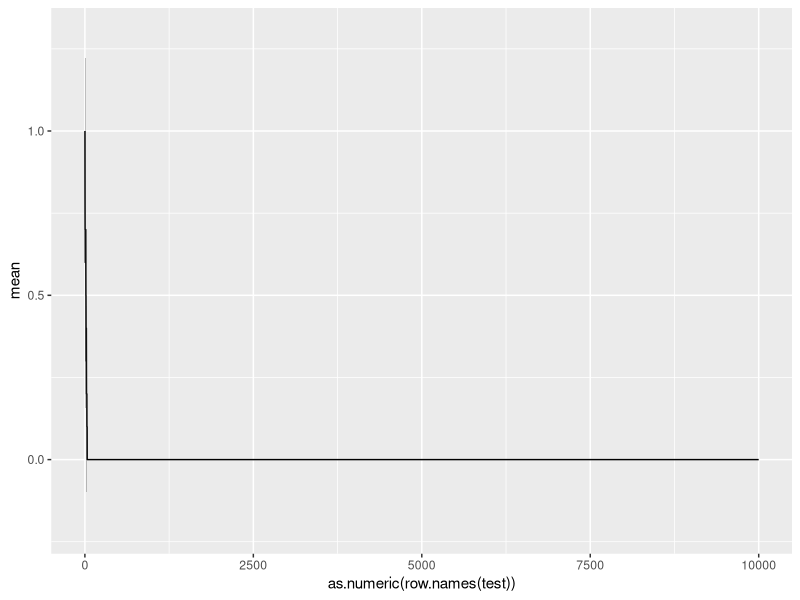

This chart was generated by the following R code: (Note: a time limit stopped this script after it produced the figure.)
library(ggplot2)
library(reshape2)
library(grid)
library(gridExtra)
####Functions####
#Per time step, generates the new generation
#i is population of A, N is total population
#Ra and Rb are fitness of A and B
generator <- function (i, N, Ra, Rb) {
  #Prob of A giving birth
  p.bir <- (Ra*i)/((Ra*i) + (Rb*(N-i)))
  
  #Prob of A dying
  p.death <- (i/N)
  
  
  #Selecting who gives birth
  if (runif(1) < p.bir) {
    i <- i + 1 #If we select a, then a grows by 1
  } else {
    i <- i #If we select b, then a is steady
  }
  
  
  #Selecting who dies
  if (runif(1) < p.death) {
    i <- i - 1 #If we select a, then a reduces by 1
  } else {
    i <- i #If we select b, then a is steady
  }
  
  #Spit out number of a
  return(i)
}

#Takes the generator function and performs it across
#Many time steps for a specified number of reps
#Spits out a Mean with upper and lower confidence bounds
moran.process <- function (i, N, Ra, Rb, rep, step) {

#Sets up a matrix where each row is a time step
#Each column is a replicate
mat <- matrix(nrow = step, ncol = rep)

#Recording the origial i for each rep reset
orig.i <- i

#Loop, for each p (a rep), calculate the needed generations
#Then reset back the original i and repeat for a new column
for (p in 1:rep) {
  i <- orig.i
  for (q in 1:step) {
    mat[q, p] <- i
    i <- generator(i, N = N, Ra = Ra, Rb = Rb)
  }
}

#Generating a summary matrix with mean and confidence intervals
sum.mat <- matrix(nrow = step, ncol = 3)

#First column is mean, and second column are standard error
sum.mat[,1] <- apply(mat, 1, mean)
sum.mat[,2] <- apply(mat, 1, function (x) (2*(sd(x))/sqrt(rep)))
sum.mat[,3] <- apply(mat, 1, function (x) (2*(sd(x))/sqrt(rep)))

#Lower Bound (95%)
sum.mat[,2] <- sum.mat[,1] - sum.mat[,2]

#Upper Bound (95%)
sum.mat[,3] <- sum.mat[,1] + sum.mat[,3]

#Naming columns
colnames(sum.mat) <- c("mean", "lower_bound", "upper_bound")

return(as.data.frame(sum.mat))
}

#Repeats generator function until i = 0 or N
#Returns number of time steps to extinction for x reps
extinguisher <- function (i, N, Ra, Rb, rep) {
  #Matrix to capture time steps to extinction
  mat <- matrix(nrow = rep, ncol = 1)
  
  #Retaining original i
  orig.i <- i
  

  
  #Run Moran Process Until i = 0 or i = N
  for (x in 1:rep) {
    #Start counter at 1, resets with each loop
    #logic is that if at i = N or 0, takes 0 steps to fix
    count <- 0
    
    #Reset i to original value
    i <- orig.i
    
    while (i != 0 & i != N)
    {
      i <- generator(i, N = N, Ra = Ra, Rb = Rb)
      count <- count + 1
    }
    
    #Record value in capture matrix
    mat[x, 1] <- count
    
  }
  
return(mat)  
  
}

#Repeats generator function until i = N
#If i = 0, restarts the function until i = N
#Returns average number of time steps to fixation of i
extinguisher.mut <- function (i, N, Ra, Rb, rep) {
  #Matrix to capture time steps to extinction
  mat <- matrix(nrow = rep, ncol = 1)
  
  #Retaining original i
  orig.i <- i
  
  #Run Moran Process Until i = 0 or i = N
  for (x in 1:rep) {
    #Start counter at 0, resets with each loop
    #logic is that if at i = N or 0, takes 0 steps to fix
    count <- 0
    
    #Reset i to original value
    i <- orig.i
    
    while (i != N) { #Keep loop going until i = N
      i <- generator(i, N = N, Ra = Ra, Rb = Rb) #Generate new i
      if (i == 0) { #if i goes extinct, gotta reset everything
        count <- 0 #count resets to 0
        i <- orig.i #i resets to original value
      } else {
        count <- count + 1 #If i didn't go to 0, add 1 to count
      }
    }
    #Record value in capture matrix
    mat[x, 1] <- count
    
  }
  
  #Returns average and standard deviation
  return(c(mean(mat), sd(mat)))
  
}


#Repeats generator function for a specified number of steps
#Asks if extinction was reached
#Reports proportion of reps that reached extinction 
fixer <- function (i, N, Ra, Rb, rep, step) {
#Sets counter to 0
count <- 0

#Record original i
orig.i <- i

  for (p in 1:rep) { #For how many ever reps
    i <- orig.i #Ensure i is set to original value
    for (q in 1:step) {
      i <- generator(i, N = N, Ra = Ra, Rb = Rb) #Run Moran Process for specified steps
    }
    if (i == N | i == 0) { #if i reaches extinaction, add 1 to counter
      count <- count + 1} else { #if it didn't, add zero to counter
        count <- count + 0
      }
  }

prop <- (count/rep) #Proportion of reps that reached extinction
return(prop)
}


#Repeats generator function for a specified number of steps
#Asks specifically if i (the mutant) has fixed
#Reports proportion of reps that reached fixation of i
fixer.mut <- function (i, N, Ra, Rb, rep) {
  #Sets counter to 0
  count <- 0
  
  #Record original i
  orig.i <- i
  
  for (p in 1:rep) { #For how many ever reps
    i <- orig.i #Ensure i is set to original value
    while (i != 0 & i != N)
    {
      i <- generator(i, N = N, Ra = Ra, Rb = Rb)
    }
    if (i == N) { #if i reaches fixation, add 1 to counter
      count <- count + 1} else { #if it didn't, add zero to counter
        count <- count + 0
      }
  }
  
  prop <- (count/rep) #Proportion of reps that reached extinction
  return(prop)
}


####Question 1: Basic Process over different N, N_0, and r####
#testing this out
test <- moran.process(1, 10, 1, 2, 10, 10000)

#test plot
ggplot(test, aes(x = as.numeric(row.names(test)), y = mean)) +
    geom_line()+
    geom_ribbon(aes(ymin=lower_bound,ymax=upper_bound), alpha=0.3)


#Set of populations
pop <- c(10, 100, 1000, 10000)

#Set of initial proportions of A
init.prop <- c(.3, .5, .7)

#Number of time steps
step <- 5000

vars <- as.data.frame(expand.grid(
                              N = pop,
                              i = init.prop, 
                              Ra = c(0.5, 0.75, 0.9, 0.99, 1, 1.01, 1.1, 1.5, 2),
                              Rb = 1, 
                              rep = 20, 
                              step = step))

#True initial i based off proportion of N
vars$i <- vars$i*vars$N

#applying all the variables to function
master <- mapply(moran.process, i = vars$i, 
                                N = vars$N, 
                                Ra = vars$Ra, 
                                Rb = vars$Rb, 
                                rep = vars$rep, 
                                step = vars$step, SIMPLIFY = FALSE)

#creating a dataframe 
master.sum <- do.call(rbind, master)

#Appending original variable  to the results
for (q in 1:nrow(vars)) {
  master.sum$i[(1+step*(q-1)):(step*q)] <- vars$i[q]
  master.sum$N[(1+step*(q-1)):(step*q)] <- vars$N[q]
  master.sum$R[(1+step*(q-1)):(step*q)] <- vars$Ra[q]
  master.sum$time[(1+step*(q-1)):(step*q)] <- 1:step
}

#Normalizing initial population and mean
master.sum$mean <- master.sum$mean/master.sum$N
master.sum$upper_bound <- master.sum$upper_bound/master.sum$N
master.sum$lower_bound <- master.sum$lower_bound/master.sum$N
master.sum$i <- master.sum$i/master.sum$N

#Converting initial pop, total pop size, and fitness ratio to factors
master.sum$i <- as.factor(master.sum$i)
master.sum$N <- as.factor(master.sum$N)
master.sum$R <- as.factor(master.sum$R)

#Naming Things Well
levels(master.sum$i) <- c("Init. Proportion of A = .3",
                          "Init. Proportion of A = .5",
                          "Init. Proportion of A = .7")

levels(master.sum$N) <- c("Total Population = 10",
                          "Total Population = 100",
                          "Total Population = 1000",
                          "Total Population = 10000")

#Changing order of levels for plot
master.sum$i <- factor(master.sum$i, levels = c("Init. Proportion of A = .7",
                                                "Init. Proportion of A = .5",
                                                "Init. Proportion of A = .3")) 





#Plotting everything
fig.1 <- ggplot(master.sum, aes(x = time, y = mean, color=R,
                       ymin=lower_bound, ymax=upper_bound, fill = R)) +
  geom_line() +
  geom_ribbon(alpha=0.3, color = NA) +
  facet_grid(i ~ N) +
  labs(color = "Fitness Ratio \nof A/B",
       fill = "Fitness Ratio \nof A/B",
       x = "Time Steps",
       y = "Proportion of A in Population",
       subtitle = "")  + 
  guides(fill = guide_legend(reverse = TRUE),
         color = guide_legend(reverse = TRUE))

#Saving as PNG
ggsave("Moran_Eash.png", plot = fig.1,
       scale = 1, width = 12, height = 8, units = "in",
       dpi = 400)

####Question 2: Extinction Times over different N, N_0 and r####
#Set of populations
pop <- c(10, 50, 100, 500)

#Set of initial proportions of A
init.prop <- c(.3, .5, .7)

rep <- 100

vars <- as.data.frame(expand.grid(
  N = pop,
  i = init.prop, 
  Ra = c(0.5, 0.75, 0.9, 0.99, 1, 1.01, 1.1, 1.5, 2),
  Rb = 1, 
  rep = 100))

#True initial i based off proportion of N
vars$i <- vars$i*vars$N

#applying all the variables to function
master <- mapply(extinguisher, i = vars$i, 
                 N = vars$N, 
                 Ra = vars$Ra, 
                 Rb = vars$Rb, 
                 rep = vars$rep, SIMPLIFY = FALSE)

master.sum <- do.call(rbind, master)
master.sum <- as.data.frame(master.sum)

#Appending original variable  to the results
for (q in 1:nrow(vars)) {
  master.sum$i[(1+rep*(q-1)):(rep*q)] <- vars$i[q]
  master.sum$N[(1+rep*(q-1)):(rep*q)] <- vars$N[q]
  master.sum$R[(1+rep*(q-1)):(rep*q)] <- vars$Ra[q]
  master.sum$rep[(1+rep*(q-1)):(rep*q)] <- 1:rep
}


#Converting i back to porpotion 
master.sum$i <- master.sum$i/master.sum$N

#Converting initial pop, total pop size, and fitness ratio to factors
master.sum$i <- as.factor(master.sum$i)
master.sum$N <- as.factor(master.sum$N)
master.sum$R <- as.factor(master.sum$R)


#Naming Things Well
levels(master.sum$i) <- c("Init. Proportion of A = .3",
                          "Init. Proportion of A = .5",
                          "Init. Proportion of A = .7")

levels(master.sum$N) <- c("Total Population = 10",
                          "Total Population = 50",
                          "Total Population = 100",
                          "Total Population = 500")

#Changing order of levels for plot
master.sum$i <- factor(master.sum$i, levels = c("Init. Proportion of A = .7",
                                                "Init. Proportion of A = .5",
                                                "Init. Proportion of A = .3")) 


fig.2 <- ggplot(master.sum, aes(x = R, y = V1, color = i)) +
  scale_y_continuous(trans='log10') +
  geom_boxplot(outlier.shape = NA) +
  facet_grid(~N) +
  labs(color = "Initial Proportion of A",
       x = "Relative Fitness of A over B",
       y = "Average Extinction Time (LOG SCALE)",
       subtitle = "")  

#Saving as PNG
ggsave("extinct_time_Eash.png", plot = fig.2,
       scale = 1, width = 16, height = 8, units = "in",
       dpi = 400)

#####Question 3: Recreating Graphs####
#Graph 1 Fix probability vs Selective Advantage of Mutant
#N = 50
#Sims = 1500
#A = 1
#Selective Advtange ranges from 1 to 5 by .2
#Standard Error of Proportion
vars <- as.data.frame(expand.grid(
  N = 50,
  i = 1, 
  Ra = seq(1, 5 ,.2),
  Rb = 1, 
  rep = 1000))

fig3a.dat <- mapply(fixer.mut, i = vars$i, N = vars$N, 
                    Ra = vars$Ra, Rb = vars$Rb, 
                    rep = vars$rep, SIMPLIFY = TRUE)


fig3a.dat.form <- as.data.frame(cbind(vars, fig3a.dat))
fig3a.dat.form$err <- sqrt((fig3a.dat.form$fig3a.dat*(1-fig3a.dat.form$fig3a.dat))/fig3a.dat.form$rep)


fig.3a <- ggplot(fig3a.dat.form, aes(x = Ra, y = fig3a.dat, 
                                     ymin=fig3a.dat-err, ymax=fig3a.dat+err)) +
  geom_point() + 
  geom_ribbon(alpha=0.3, color = NA) +
  labs(x = "Relative Fitness of Mutant A over B",
       y = "Fixation Probability \n(1000 Simulations)",
       subtitle = "") + 
  annotate(geom="text", x=4, y=.1, label="N = 50 \nInitial Mutant A Population = 1",
                                 color="black")

fig.3a



#Graph 2 Fix Time vs Selective Advantage of Mutant
#N = 50
#Rep = 50
#A = 1
#Selective Advtange ranges from 1 to 5 by .2
#Standard Error of Mean
vars <- as.data.frame(expand.grid(
    N = 50,
    i = 1, 
    Ra = seq(1, 5 ,.2),
    Rb = 1, 
    rep = 1000))

fig3b.dat <- mapply(extinguisher.mut, i = vars$i, N = vars$N, 
                    Ra = vars$Ra, Rb = vars$Rb, 
                    rep = vars$rep, SIMPLIFY = TRUE)

fig3b.dat.form <- as.data.frame(cbind(vars, t(fig3b.dat)))
colnames(fig3b.dat.form) <- c("N", "i", "Ra", "Rb", 
                              "rep", "mean", "sd") 

fig3b.dat.form$sderr <- fig3b.dat.form$sd


fig.3b <- ggplot(fig3b.dat.form, aes(x = Ra, y = mean, 
                                     ymin=mean-sderr, ymax=mean+sderr)) +
  scale_y_continuous(trans='log10') +
  geom_point() + 
  geom_ribbon(alpha=0.3, color = NA) +
  labs(x = "Relative Fitness of Mutant A over B",
       y = "Fixation Time if \nMutant A Fixes (1000 Simulations)",
       subtitle = "") + 
  annotate(geom="text", x=4.2, y=2000, label="N = 50 \nInitial Mutant A Population = 1",
           color="black")

fig.3b

#Graph 3 Fix probability vs Population Size
#Fitness = 1.1
#A = 1
#Sims = 50
#Population Size from 0 to 100 by 5
#Standard Error of Proportion
vars <- as.data.frame(expand.grid(
  N = seq(5, 100 , 5),
  i = 1, 
  Ra = 1.1,
  Rb = 1, 
  rep = 2000))

fig3c.dat <- mapply(fixer.mut, i = vars$i, N = vars$N, 
                    Ra = vars$Ra, Rb = vars$Rb, 
                    rep = vars$rep, SIMPLIFY = TRUE)


fig3c.dat.form <- as.data.frame(cbind(vars, fig3c.dat))
fig3c.dat.form$err <- sqrt((fig3c.dat.form$fig3c.dat*(1-fig3c.dat.form$fig3c.dat))/fig3c.dat.form$rep)


fig.3c <- ggplot(fig3c.dat.form, aes(x = N, y = fig3c.dat, 
                                     ymin=fig3c.dat-err, ymax=fig3c.dat+err)) +
  geom_point() + 
  geom_ribbon(alpha=0.3, color = NA) +
  labs(x = "Total Population",
       y = "Fixation Probability \n(2000 Simulations)",
       subtitle = "") + 
  annotate(geom="text", x=75, y=.45, label="R = 1.1 \nInitial Mutant A Population = 1",
           color="black")

fig.3c

#Graph 3 Fix Time vs Population Size
#Fitness = 1.1
#A = 1
#Rep = 50
#Population Size from 0 to 100 by 5
#Standard Error of Mean
vars <- as.data.frame(expand.grid(
  N = seq(5, 100 , 5),
  i = 1, 
  Ra = 1.1,
  Rb = 1, 
  rep = 100))

fig3d.dat <- mapply(extinguisher.mut, i = vars$i, N = vars$N, 
                    Ra = vars$Ra, Rb = vars$Rb, 
                    rep = vars$rep, SIMPLIFY = TRUE)

fig3d.dat.form <- as.data.frame(cbind(vars, t(fig3d.dat)))
colnames(fig3d.dat.form) <- c("N", "i", "Ra", "Rb", 
                              "rep", "mean", "sd") 

fig3d.dat.form$sderr <- fig3d.dat.form$sd


fig.3d <- ggplot(fig3d.dat.form, aes(x = N, y = mean, 
                                     ymin=mean-sderr, ymax=mean+sderr)) +
  scale_y_continuous(trans='log10') +
  geom_point() + 
  geom_ribbon(alpha=0.3, color = NA) +
  labs(x = "Total Population",
       y = "Fixation Time if \nMutant A Fixes (100 Simulations)",
       subtitle = "") + 
  annotate(geom="text", x=75, y=300, label="R = 1.1 \nInitial Mutant A Population = 1",
           color="black")

fig.3d

#Correcting scales
fig.3a <- fig.3a + ylim(0, 1)
fig.3c <- fig.3c + ylim(0, 1)
fig.3b <- fig.3b + scale_y_continuous(trans='log10', limits = c(3, 9000))
fig.3d <- fig.3d + scale_y_continuous(trans='log10', limits = c(3, 9000))


png(filename = "Eash_frean_traulsen_fig_recreate.png",
    width = 14, height = 8, units = "in", res = 600)

grid.arrange(fig.3a, fig.3c, fig.3b, fig.3d, ncol = 2)

dev.off()

####Timing Code####
library(microbenchmark)
#Benchmarking A moran process that lasts for 5000 generations repeated 10 times
#Repeat Benchmark 10 times and take average
moran.process(i = 5, N = 10, Ra = 1.1, Rb = 1, rep = 10, step = 5000)


bench.N10 <- microbenchmark(moran.process(i = 1, N = 10, 
                              Ra = 1.1, Rb = 1, 
                              rep = 10, step = 5000), times = 10)
print(bench.N10)

bench.N100 <- microbenchmark(moran.process(i = 1, N = 100, 
                                          Ra = 1.1, Rb = 1, 
                                          rep = 10, step = 5000), times = 10)
print(bench.N100)

bench.N1000 <- microbenchmark(moran.process(i = 1, N = 1000, 
                                           Ra = 1.1, Rb = 1, 
                                           rep = 10, step = 5000), times = 10)
print(bench.N1000)
